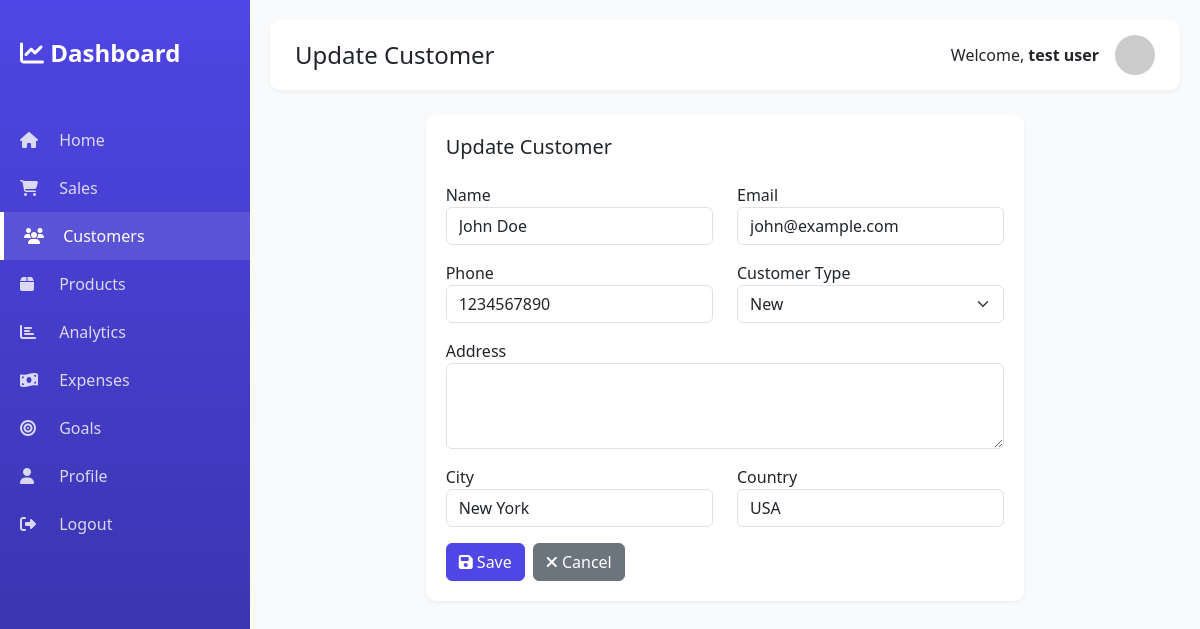
Page /customers/1/update/ (signed in) on the committed database.
### dashboard/models.py (models this page shows, shortened)
class Customer(models.Model):
    CUSTOMER_TYPE = [
        ('new', 'New'),
        ('returning', 'Returning'),
        ('vip', 'VIP'),
    ]
    name = models.CharField(max_length=200)
    email = models.EmailField(unique=True)
    phone = models.CharField(max_length=15, blank=True)
    address = models.TextField(blank=True)
    city = models.CharField(max_length=100, blank=True)
    country = models.CharField(max_length=100, blank=True)
    customer_type = models.CharField(max_length=20, choices=CUSTOMER_TYPE, default='new')
    user = models.ForeignKey(User, on_delete=models.CASCADE, related_name='customers')
    created_at = models.DateTimeField(auto_now_add=True)
    updated_at = models.DateTimeField(auto_now=True)
    class Meta:
        ordering = ['-created_at']

### dashboard/views.py (the view)
# urls.py: path('customers/<int:pk>/update/', views.customer_update, name='customer_update'),
@login_required
def customer_update(request, pk):
    customer = get_object_or_404(Customer, pk=pk, user=request.user)
    if request.method == 'POST':
        form = CustomerForm(request.POST, instance=customer)
        if form.is_valid():
            form.save()
            messages.success(request, 'Customer updated successfully!')
            return redirect('dashboard:customers_list')
    else:
        form = CustomerForm(instance=customer)
    return render(request, 'dashboard/customer_form.html', {'form': form, 'action': 'Update'})

### dashboard/forms.py
class CustomerForm(forms.ModelForm):
    class Meta:
        model = Customer
        fields = ['name', 'email', 'phone', 'address', 'city', 'country', 'customer_type']
        widgets = {
            'name': forms.TextInput(attrs={'class': 'form-control'}),
            'email': forms.EmailInput(attrs={'class': 'form-control'}),
            'phone': forms.TextInput(attrs={'class': 'form-control'}),
            'address': forms.Textarea(attrs={'class': 'form-control', 'rows': 3}),
            'city': forms.TextInput(attrs={'class': 'form-control'}),
            'country': forms.TextInput(attrs={'class': 'form-control'}),
            'customer_type': forms.Select(attrs={'class': 'form-select'}),
        }

### templates/dashboard/customer_form.html (shortened to what this page needs)
{% extends 'base.html' %}
{% block page_title %}{{ action }} Customer{% endblock %}
{% block content %}
<div class="row justify-content-center">
    <div class="col-md-8">
        <div class="stat-card">
            <h5 class="mb-4">{{ action }} Customer</h5>
            <form method="post">
                <div class="row">
                    <div class="col-md-6 mb-3">
                        <label>Name</label>
                        {{ form.name }}
                    </div>
                    <div class="col-md-6 mb-3">
                        <label>Email</label>
                        {{ form.email }}
                    </div>
                </div>
                <div class="row">
                    <div class="col-md-6 mb-3">
                        <label>Phone</label>
                        {{ form.phone }}
                    </div>
                    <div class="col-md-6 mb-3">
                        <label>Customer Type</label>
                        {{ form.customer_type }}
                    </div>
                </div>
                <div class="mb-3">
                    <label>Address</label>
                    {{ form.address }}
                </div>
                <div class="row">
                    <div class="col-md-6 mb-3">
                        <label>City</label>
                        {{ form.city }}
                    </div>
                    <div class="col-md-6 mb-3">
                        <label>Country</label>
                        {{ form.country }}
                    </div>
                </div>
                <div class="d-flex gap-2">
                    <button type="submit" class="btn btn-primary">
                        <i class="fas fa-save"></i> Save
                    </button>
                    <a href="{% url 'dashboard:customers_list' %}" class="btn btn-secondary">
                        <i class="fas fa-times"></i> Cancel
                    </a>
                </div>
            </form>
        </div>
    </div>
</div>
{% endblock %}

### templates/base.html (shortened to what this page needs)
<!DOCTYPE html>
{% load static %}
<html lang="en">
<head>
    <link href="https://cdn.jsdelivr.net/npm/bootstrap@5.3.0/dist/css/bootstrap.min.css" rel="stylesheet">
    <link rel="stylesheet" href="https://cdnjs.cloudflare.com/ajax/libs/font-awesome/6.4.0/css/all.min.css">
    <link rel="stylesheet" href="{% static 'css/dashboard.css' %}">
</head>
<body>
    {% if user.is_authenticated %}
    <div class="sidebar">
        <a href="{% url 'dashboard:home' %}" class="sidebar-brand">
            <i class="fas fa-chart-line"></i> Dashboard
        </a>
        <ul class="sidebar-menu">
            <li>
                <a href="{% url 'dashboard:home' %}" class="{% if request.resolver_match.url_name == 'home' %}active{% endif %}">
                    <i class="fas fa-home"></i> Home
                </a>
            </li>
            <li>
                <a href="{% url 'dashboard:sales_list' %}" class="{% if 'sales' in request.path %}active{% endif %}">
                    <i class="fas fa-shopping-cart"></i> Sales
                </a>
            </li>
            <li>
                <a href="{% url 'dashboard:customers_list' %}" class="{% if 'customers' in request.path %}active{% endif %}">
                    <i class="fas fa-users"></i> Customers
                </a>
            </li>
            <li>
                <a href="{% url 'dashboard:products_list' %}" class="{% if 'products' in request.path %}active{% endif %}">
                    <i class="fas fa-box"></i> Products
                </a>
            </li>
            <li>
                <a href="{% url 'dashboard:analytics' %}" class="{% if 'analytics' in request.path %}active{% endif %}">
                    <i class="fas fa-chart-bar"></i> Analytics
                </a>
            </li>
            <li>
                <a href="{% url 'dashboard:expenses_list' %}" class="{% if 'expenses' in request.path %}active{% endif %}">
                    <i class="fas fa-money-bill-wave"></i> Expenses
                </a>
            </li>
            <li>
                <a href="{% url 'dashboard:goals_list' %}" class="{% if 'goals' in request.path %}active{% endif %}">
                    <i class="fas fa-bullseye"></i> Goals
                </a>
            </li>
            <li>
                <a href="{% url 'accounts:profile' %}" class="{% if 'profile' in request.path %}active{% endif %}">
                    <i class="fas fa-user"></i> Profile
                </a>
            </li>
            <li>
                <a href="{% url 'accounts:logout' %}">
                    <i class="fas fa-sign-out-alt"></i> Logout
                </a>
            </li>
        </ul>
    </div>
    <div class="main-content">
        <div class="top-navbar d-flex justify-content-between align-items-center">
            <div>
                <h4 class="mb-0">{% block page_title %}Dashboard{% endblock %}</h4>
            </div>
            <div class="d-flex align-items-center">
                <span class="me-3">Welcome, <strong>{{ user.get_full_name|default:user.username }}</strong></span>
                <img src="https://ui-avatars.com/api/?name={{ user.get_full_name|default:user.username }}&background=4F46E5&color=fff"
                     alt="Avatar" class="rounded-circle" width="40" height="40">
            </div>
        </div>
        {% block content %}{% endblock %}
    </div>
    {% endif %}
</body>
</html>

### static/css/dashboard.css (style rules this page uses)
:root { --primary-color: #4F46E5; --secondary-color: #10B981; --danger-color: #EF4444; --warning-color: #F59E0B; --dark-color: #1F2937; --light-bg: #F9FAFB; }
body { background-color: var(--light-bg); font-family: 'Segoe UI', Tahoma, Geneva, Verdana, sans-serif; }
.sidebar { min-height: 100vh; background: linear-gradient(180deg, var(--primary-color) 0%, #3730A3 100%); color: white; position: fixed; top: 0; left: 0; width: 250px; padding: 20px 0; z-index: 1000; }
.sidebar-brand { padding: 15px 20px; font-size: 24px; font-weight: bold; color: white; text-decoration: none; display: block; }
.sidebar-menu { list-style: none; padding: 0; margin: 30px 0; }
.sidebar-menu li a { display: block; padding: 12px 20px; color: rgba(255, 255, 255, 0.8); text-decoration: none; transition: all 0.3s; }
.sidebar-menu li a:hover, .sidebar-menu li a.active { background-color: rgba(255, 255, 255, 0.1); color: white; border-left: 4px solid white; }
.sidebar-menu li a i { width: 25px; margin-right: 10px; }
.main-content { margin-left: 250px; padding: 20px; }
.top-navbar { background: white; padding: 15px 25px; margin-bottom: 25px; border-radius: 10px; box-shadow: 0 2px 4px rgba(0,0,0,0.05); }
.stat-card { background: white; border-radius: 10px; padding: 20px; margin-bottom: 20px; box-shadow: 0 2px 4px rgba(0,0,0,0.05); transition: transform 0.3s; }
.btn-primary { background-color: var(--primary-color); border-color: var(--primary-color); }

### rows in the picture
Customer: name "John Doe", email "john@example.com", phone "1234567890", customer_type "New", city "New York", country "USA"

### other values in the picture
{{ action }} "Update"
{{ user.get_full_name|default:user.username }} "test user"
